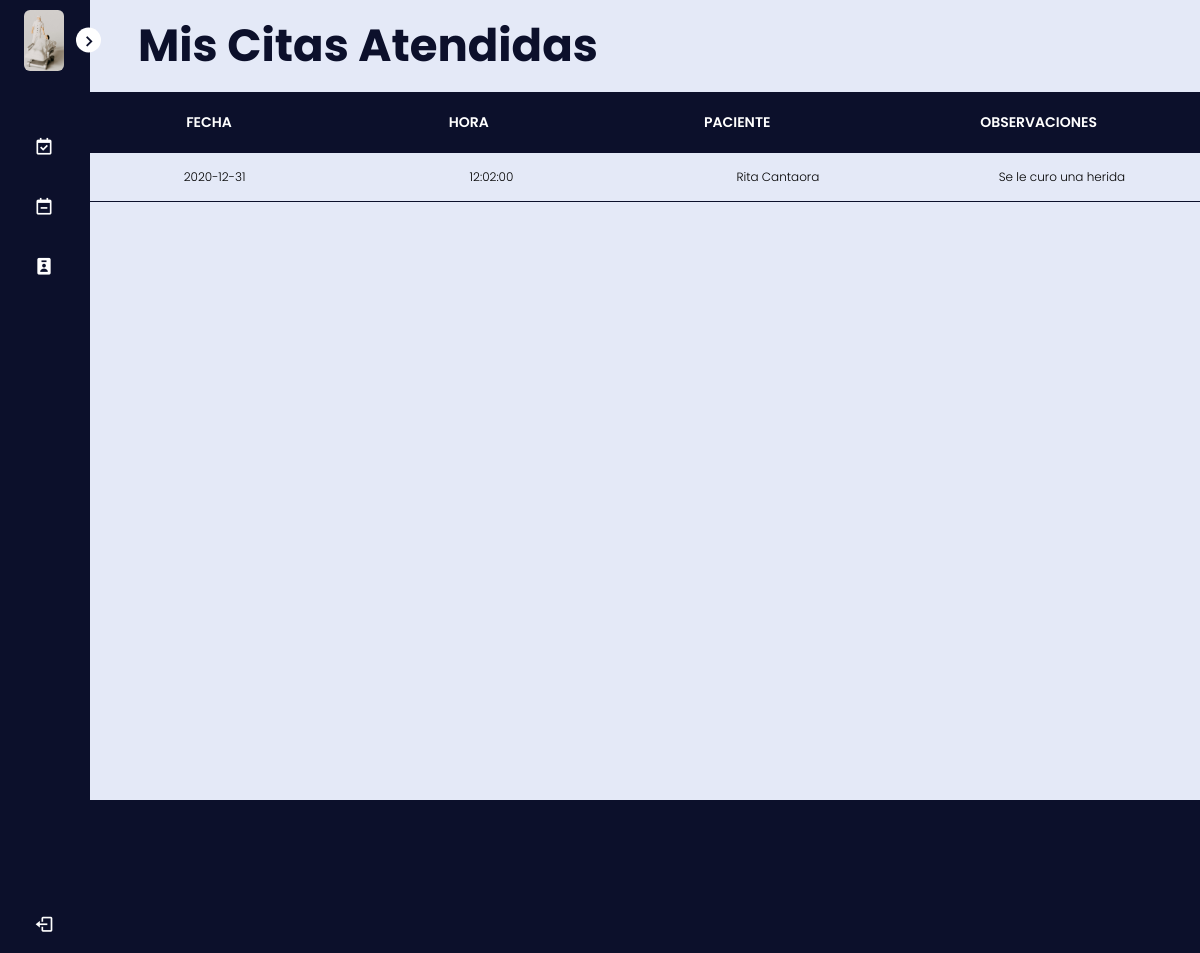
The app's page /medico/citas-atendidas.php (signed in) with its own data.
### tables this page shows
CREATE TABLE `citas` (
  `idCita` int(11) NOT NULL,
  `citFecha` date NOT NULL,
  `citHora` time NOT NULL,
  `citPaciente` varchar(10) NOT NULL,
  `citMedico` varchar(10) NOT NULL,
  `citConsultorio` int(11) NOT NULL,
  `citEstado` enum('Asignado','Atendido') NOT NULL DEFAULT 'Asignado',
  `CitObservaciones` text NOT NULL
);

CREATE TABLE `pacientes` (
  `dniPac` varchar(10) NOT NULL,
  `pacNombres` varchar(50) NOT NULL,
  `pacApellidos` varchar(50) NOT NULL,
  `pacFechaNacimiento` date NOT NULL,
  `pacSexo` enum('Masculino','Femenino') NOT NULL
);

### medico/citas-atendidas.php (the view, shortened to what this page needs)
<!DOCTYPE html>
<html lang="en">
<head>
    <link rel="stylesheet" href="../assets/css/style.css">
    <link href='https://unpkg.com/boxicons@2.1.1/css/boxicons.min.css' rel='stylesheet'>
</head>
<body>
    <?php
    $con = mysqli_connect('localhost', 'Medico', 'mEdrrr033IcO', 'Clinica');
    if ($_SESSION['usutipo'] == 'Medico') {
        $sql = "SELECT citas.citFecha,citas.citHora,pacientes.pacNombres,pacientes.pacApellidos,citas.CitObservaciones FROM citas, pacientes WHERE citas.citMedico='$_SESSION[dni]' AND citas.citEstado='Atendido' AND citas.citPaciente=pacientes.dniPac";
        $result = mysqli_query($con, $sql);
        $filas = mysqli_num_rows($result);
    } else {
        $error = "No tienes permisos.";
        $aviso = "Inicie sesión como médico para poder realizar la operación.";
        header("Refresh:4; url=../logout.php", true);
    }
    ?>
    <nav class="sidebar close">
        <header>
            <div class="image-text">
                <span class="image">
                    <img src="../assets/img/scene.jpg" alt="foto perfil">
                </span>
            </div>
            <i class='bx bx-chevron-right toggle'></i>
        </header>
        <div class="menu-bar">
            <div class="menu">
            <ul class="menu-links">
                    <li class="nav-link">
                        <a href="#">
                        <i class='bx bx-calendar-check icon'></i>
                        </a>
                    </li>
                    <li class="nav-link">
                        <a href="citas-pendientes.php">
                        <i class='bx bx-calendar-minus icon' ></i>
                        </a>
                    </li>
                    <li class="nav-link">
                        <a href="ver-pacientes.php">
                        <i class='bx bxs-user-badge icon'></i>
                        </a>
                    </li>
                </ul>
            </div>
            <div class="bottom-content">
                <li>
                    <a href="../logout.php">
                        <i class='bx bx-log-out icon'></i>
                    </a>
                </li>
            </div>
        </div>
    </nav>
    <section class="home">
        <div class="text">
            <h1>Mis Citas Atendidas</h1>
        </div>
        <div class="tabla">
            <div class="tbl-header">
                <table cellpadding="0" cellspacing="0" border="0">
                    <thead>
                        <tr>
                            <th>Fecha</th>
                            <th>Hora</th>
                            <th>Paciente</th>
                            <th>Observaciones</th>
                        </tr>
                    </thead>
                </table>
            </div>
            <div class="tbl-content">
                <table cellpadding="0" cellspacing="0" border="0">
                    <tbody>
                        <?php
                        if ($filas != 0) {
                            while ($registro = mysqli_fetch_row($result)) {
                        ?>
                                <tr>
                                    <td><?php echo $registro[0]; ?></td>
                                    <td><?php echo $registro[1]; ?></td>
                                    <td><?php echo $registro[2] . ' ' . $registro[3]; ?></td>
                                    <td><?php echo $registro[4]; ?></td>
                                </tr>
                        <?php
                            }
                        } else {
                            echo "<tr><td>No hay citas atendidas.</td></tr>";
                        }
                        ?>
                    </tbody>
                </table>
            </div>
        </div>
    </section>
</body>
</html>

### assets/css/style.css (style rules this page uses)
* { margin: 0; padding: 0; box-sizing: border-box; font-family: 'Poppins', sans-serif; }
:root { --body-color: #E4E9F7; --sidebar-color: #0C102B; --primary-color: #0C102B; --primary-color-light: #F6F5FF; --text-color: #0C102B; --tran-03: all 0.2s ease; --tran-03: all 0.3s ease; --tran-04: all 0.3s ease; --tran-05: all 0.3s ease; }
body { min-height: 100vh; background-color: #0C102B; transition: var(--tran-05); }
h1 { color: #0C102B; }
.sidebar { position: fixed; top: 0; left: 0; height: 100%; width: 250px; padding: 10px 14px; background: #0C102B; transition: var(--tran-05); z-index: 100; }
.sidebar.close { width: 90px; }
.sidebar li { height: 50px; list-style: none; display: flex; align-items: center; margin-top: 10px; }
.sidebar header .image, .sidebar .icon { min-width: 60px; border-radius: 6px; }
.sidebar .icon { min-width: 60px; border-radius: 6px; height: 100%; display: flex; align-items: center; justify-content: center; font-size: 20px; }
.sidebar .text, .sidebar .icon { color: #fff; transition: var(--tran-03); }
.sidebar header { position: relative; }
.sidebar header .image-text { display: flex; align-items: center; }
.sidebar header .image { display: flex; align-items: center; justify-content: center; }
.sidebar header .image img { width: 40px; border-radius: 6px; }
.sidebar header .toggle { position: absolute; top: 50%; right: -25px; transform: translateY(-50%) rotate(180deg); height: 25px; width: 25px; background-color: #fff; color: #0C102B; border-radius: 50%; display: flex; align-items: center; justify-content: center; font-size: 22px; cursor: pointer; transition: var(--tran-05); }
.sidebar.close .toggle { transform: translateY(-50%) rotate(0deg); }
.sidebar .menu { margin-top: 40px; }
.sidebar li a { list-style: none; height: 100%; background-color: transparent; color: #fff; display: flex; align-items: center; height: 100%; width: 100%; border-radius: 6px; text-decoration: none; transition: var(--tran-03); }
.sidebar .menu-bar { height: calc(100% - 55px); display: flex; flex-direction: column; justify-content: space-between; overflow-y: scroll; }
.home { position: absolute; top: 0; top: 0; left: 250px; height: 100vh; width: calc(100% - 250px); background-color: var(--body-color); transition: var(--tran-05); }
.home .text { font-size: 30px; font-weight: 500; padding: 12px 60px; }
.sidebar.close ~ .home { left: 78px; height: 100vh; width: calc(100% - 78px); }
.tabla { width:100%; table-layout: fixed; }
.tbl-header { background-color: #0C102B; }
.tbl-content { width:100%; height: 800px; overflow-x: auto; margin-top: 0px; border-bottom: 1px solid #0C102B; }
th { width: 1300px; padding: 20px; text-align: center; font-weight: 600; font-size: 14px; color: #fff; text-transform: uppercase; }
td { width: 1300px; padding: 15px; text-align: center; vertical-align:middle; font-weight: 300; font-size: 12px; color: #000; border-bottom: solid 1px #0C102B; }

### records on screen
citas: citFecha "2020-12-31", citHora "12:02:00", pacientes.pacNombres "Rita", pacientes.pacApellidos "Cantaora", CitObservaciones "Se le curo una herida"
